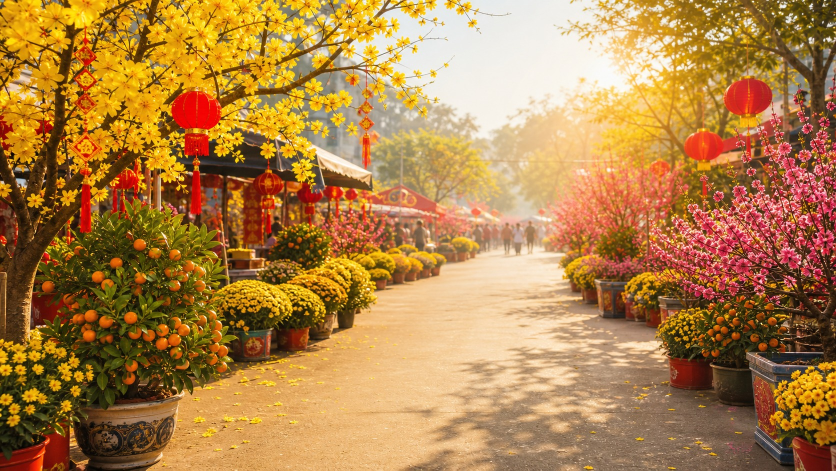
#> input picture backend/app/assets/tet/flower_market.jpg, 1672 x 941 px (shown at 1/2 size)
$ python -i time_travel_filter.py   (imports and definitions only)
#> lines starting #> are read from the running program, lines starting #| are printed output that depends on the picture
#> further down, picture is the input picture: shape (941, 1672, 3); mean B, G, R 72.6, 130.1, 175.7
import cv2
import numpy as np

def apply_time_travel(image: np.ndarray, metadata: dict | None = None) -> np.ndarray:
    mode = "1980"
    if metadata:
        mode = (metadata.get("filterOptions") or {}).get("timeTravelMode") or "1980"

    if mode == "modern":
        result = cv2.convertScaleAbs(image, alpha=1.15, beta=6)
        hsv = cv2.cvtColor(result, cv2.COLOR_BGR2HSV)
        hsv[:,:,1] = np.clip(hsv[:,:,1].astype(np.int16) * 1.2, 0, 255).astype(np.uint8)
        result = cv2.cvtColor(hsv, cv2.COLOR_HSV2BGR)
        return result

    if mode == "future":
        base = cv2.convertScaleAbs(image, alpha=1.08, beta=6)
        cool = np.zeros_like(base)
        cool[:, :, 0] = 42
        cool[:, :, 1] = 12
        cool[:, :, 2] = 18
        result = cv2.addWeighted(base, 0.88, cool, 0.42, 0)
        h, w = result.shape[:2]
        glow = result.copy()
        for i in range(0, w, max(42, w // 8)):
            cv2.line(glow, (i, h), (min(w - 1, i + w // 5), 0), (255, 120, 220), 1)
        cv2.rectangle(glow, (4, 4), (w - 5, h - 5), (255, 210, 80), 2)
        result = cv2.addWeighted(result, 0.86, glow, 0.14, 0)
        return result

    # 1980 default
    ycrcb = cv2.cvtColor(image, cv2.COLOR_BGR2YCrCb)
#> ycrcb: shape (941, 1672, 3); mean of channels 0, 1, 2 137.2, 155.5, 91.6
    ycrcb[:, :, 0] = cv2.equalizeHist(ycrcb[:, :, 0])
#> ycrcb: shape (941, 1672, 3); mean of channels 0, 1, 2 128.1, 155.5, 91.6
    balanced = cv2.cvtColor(ycrcb, cv2.COLOR_YCrCb2BGR)
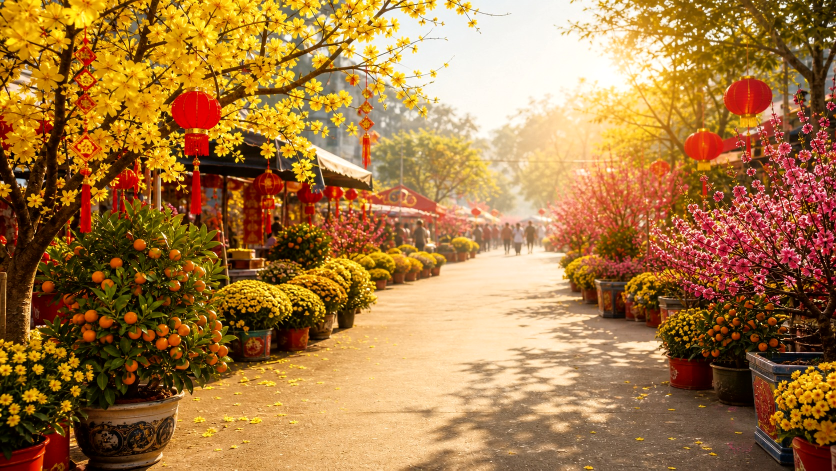
#> balanced: shape (941, 1672, 3) (shown at 1/2 size); mean B, G, R 66.7, 121.2, 166.1
    sepia_kernel = np.array([[0.272, 0.534, 0.131], [0.349, 0.686, 0.168], [0.393, 0.769, 0.189]])
    sepia = cv2.transform(balanced, sepia_kernel)
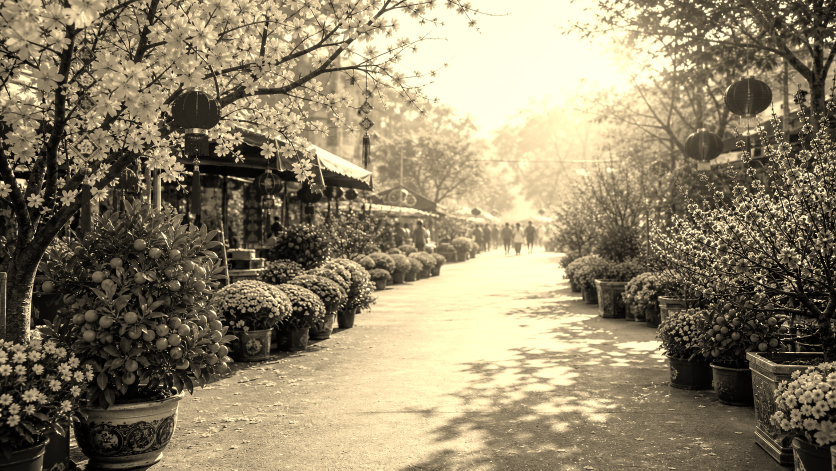
#> sepia: shape (941, 1672, 3) (shown at 1/2 size); mean B, G, R 104.7, 131.2, 142.9
    sepia = np.clip(sepia, 0, 255).astype(np.uint8)
    noise = np.random.normal(0, 8, sepia.shape).astype(np.int16)
    noisy = np.clip(sepia.astype(np.int16) + noise, 0, 255).astype(np.uint8)
    h, w = image.shape[:2]
#> h = 941; w = 1672
    x = np.linspace(-1, 1, w)
#> x = 1672 values from -1 to 1
    y = np.linspace(-1, 1, h)
#> y = 941 values from -1 to 1
    xv, yv = np.meshgrid(x, y)
    vignette = np.clip(1 - 0.55 * (xv * xv + yv * yv), 0.45, 1)
    return (noisy * vignette[:, :, None]).astype(np.uint8)
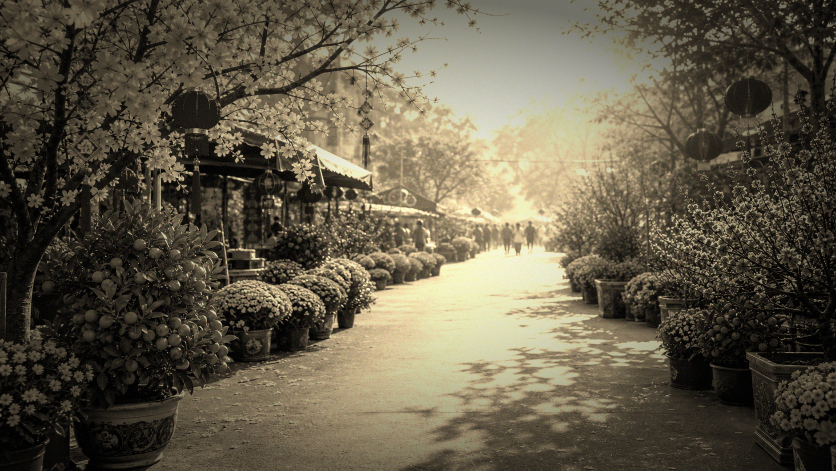
#> returned value: shape (941, 1672, 3) (shown at 1/2 size); mean of channels 0, 1, 2 72, 90.2, 98; drawn as B, G, R

>>> import cv2
>>> picture = cv2.imread('../assets/tet/flower_market.jpg')
>>> result = apply_time_travel(picture)

$ run again, on backend/app/assets/tet/home.jpg
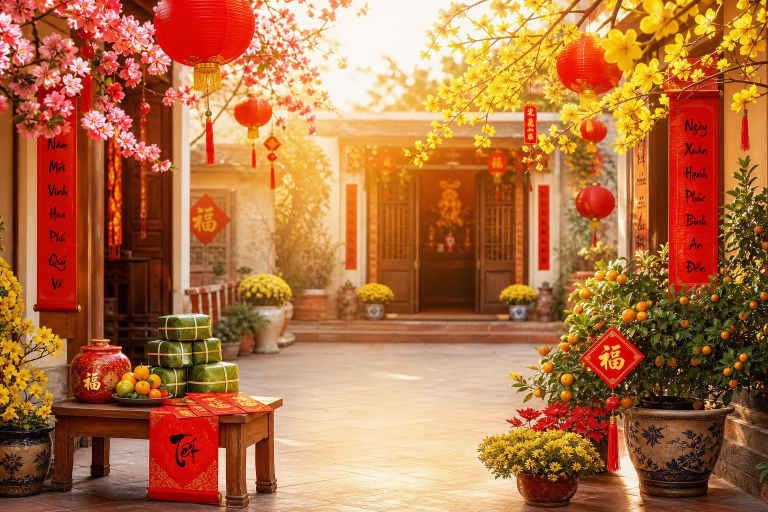
#> input picture backend/app/assets/tet/home.jpg, 1536 x 1024 px (shown at 1/2 size)
#> picture is the input picture: shape (1024, 1536, 3); mean B, G, R 67, 112.8, 176.6
#> in apply_time_travel, `sepia = cv2.transform(balanced, sepia_kernel)`:
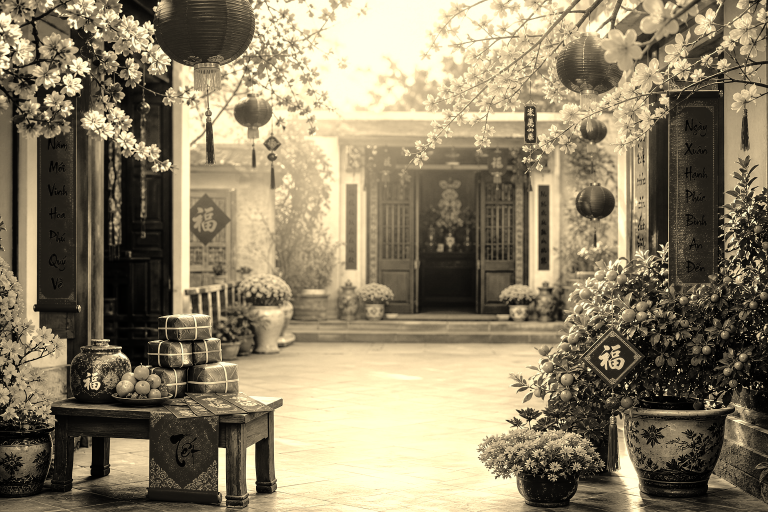
#> sepia: shape (1024, 1536, 3) (shown at 1/2 size); mean B, G, R 103.5, 130, 141.3
#> in apply_time_travel, `return (noisy * vignette[:, :, None]).astype(np.uint8)`:
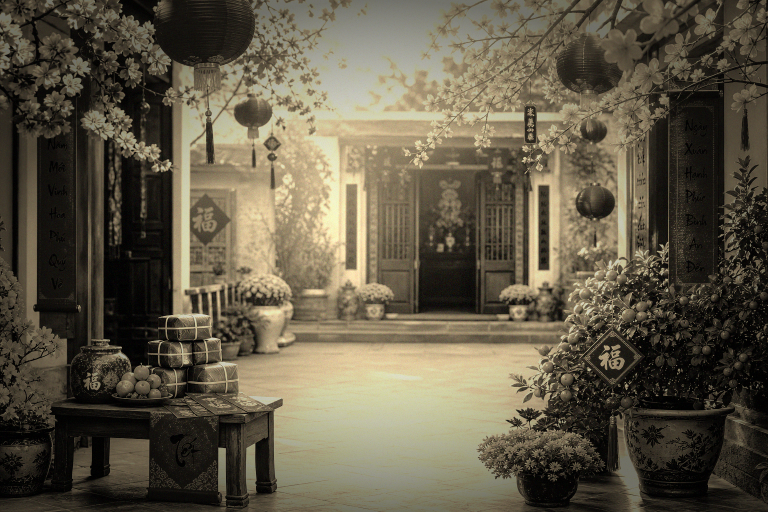
#> returned value: shape (1024, 1536, 3) (shown at 1/2 size); mean of channels 0, 1, 2 70.6, 88.7, 96.4; drawn as B, G, R

$ run again, on backend/app/assets/tet/street.jpg
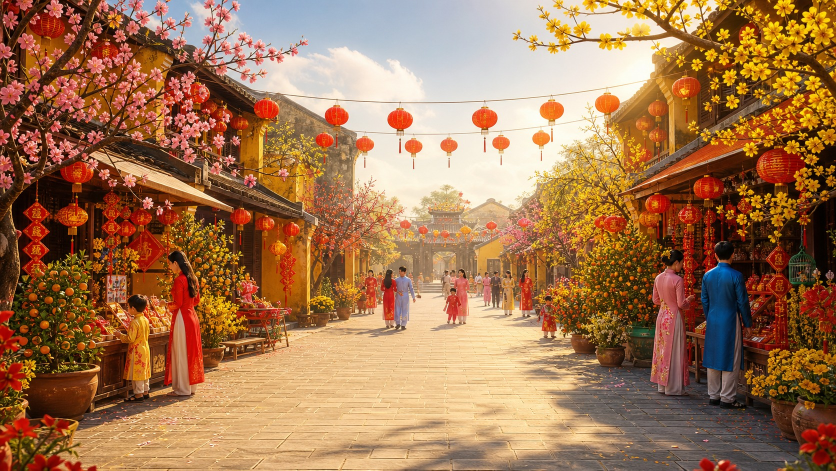
#> input picture backend/app/assets/tet/street.jpg, 1672 x 941 px (shown at 1/2 size)
#> picture is the input picture: shape (941, 1672, 3); mean B, G, R 81.5, 117.5, 161.7
#> in apply_time_travel, `sepia = cv2.transform(balanced, sepia_kernel)`:
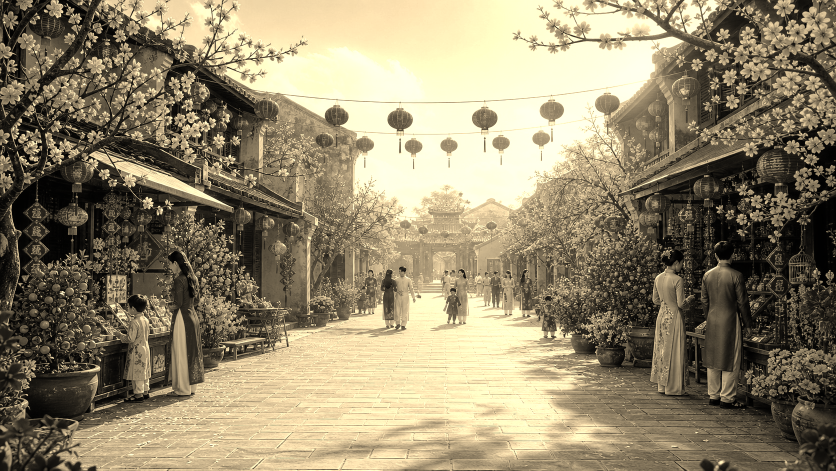
#> sepia: shape (941, 1672, 3) (shown at 1/2 size); mean B, G, R 107.7, 134.8, 146
#> in apply_time_travel, `return (noisy * vignette[:, :, None]).astype(np.uint8)`:
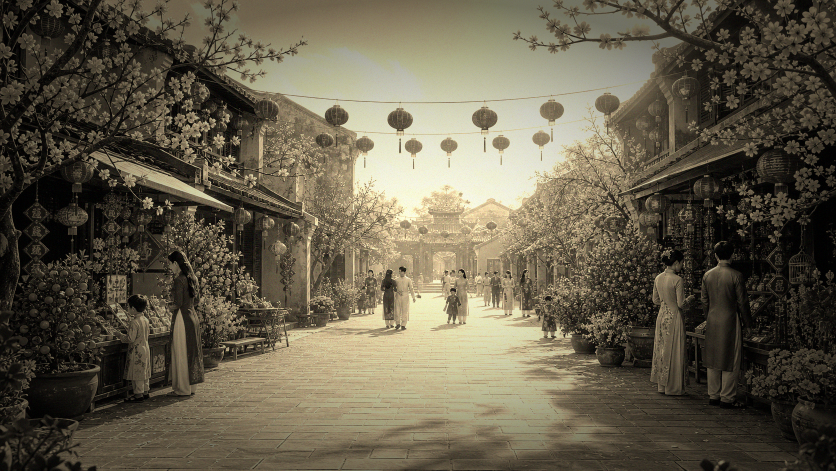
#> returned value: shape (941, 1672, 3) (shown at 1/2 size); mean of channels 0, 1, 2 74.2, 92.4, 99.6; drawn as B, G, R
